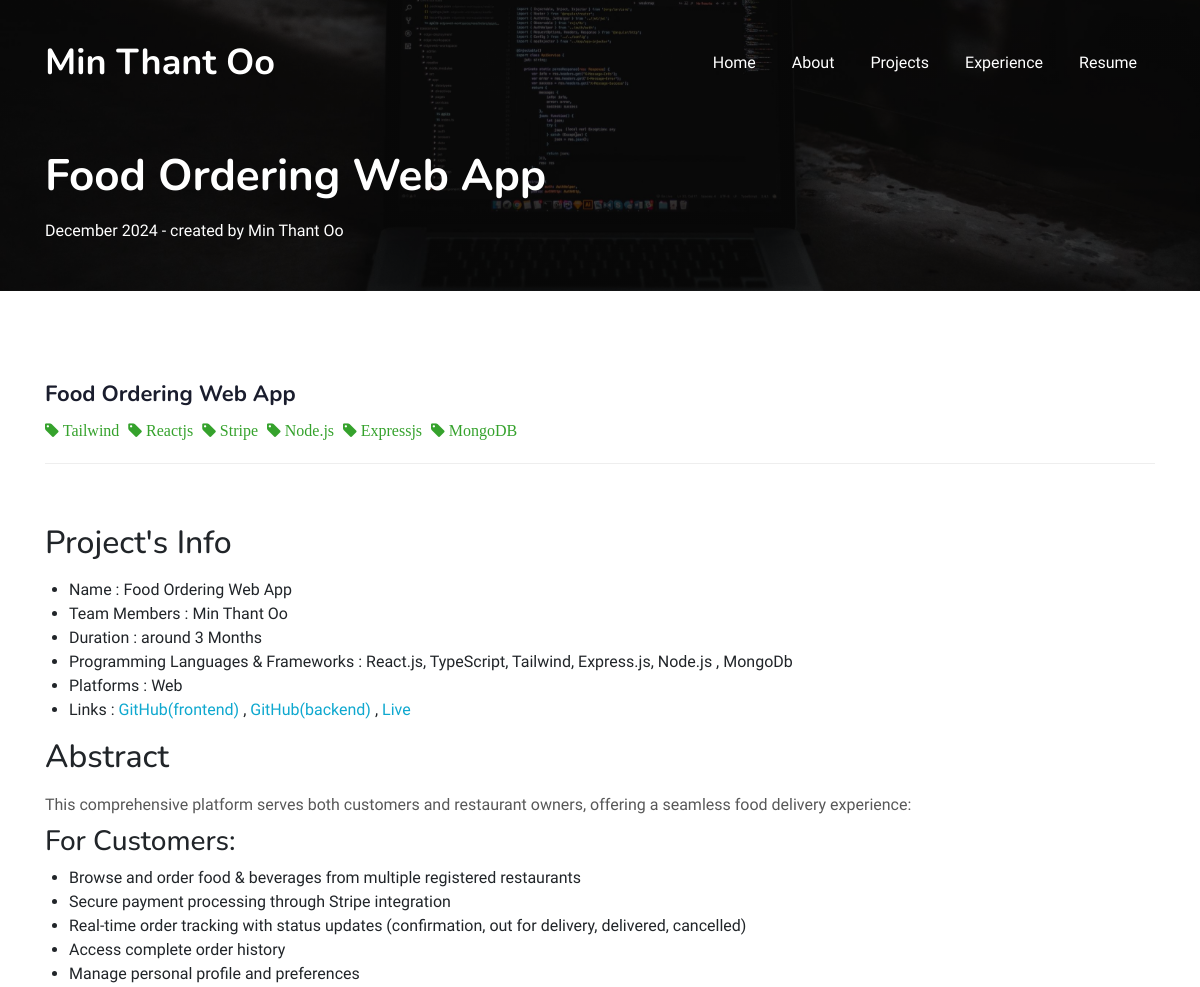
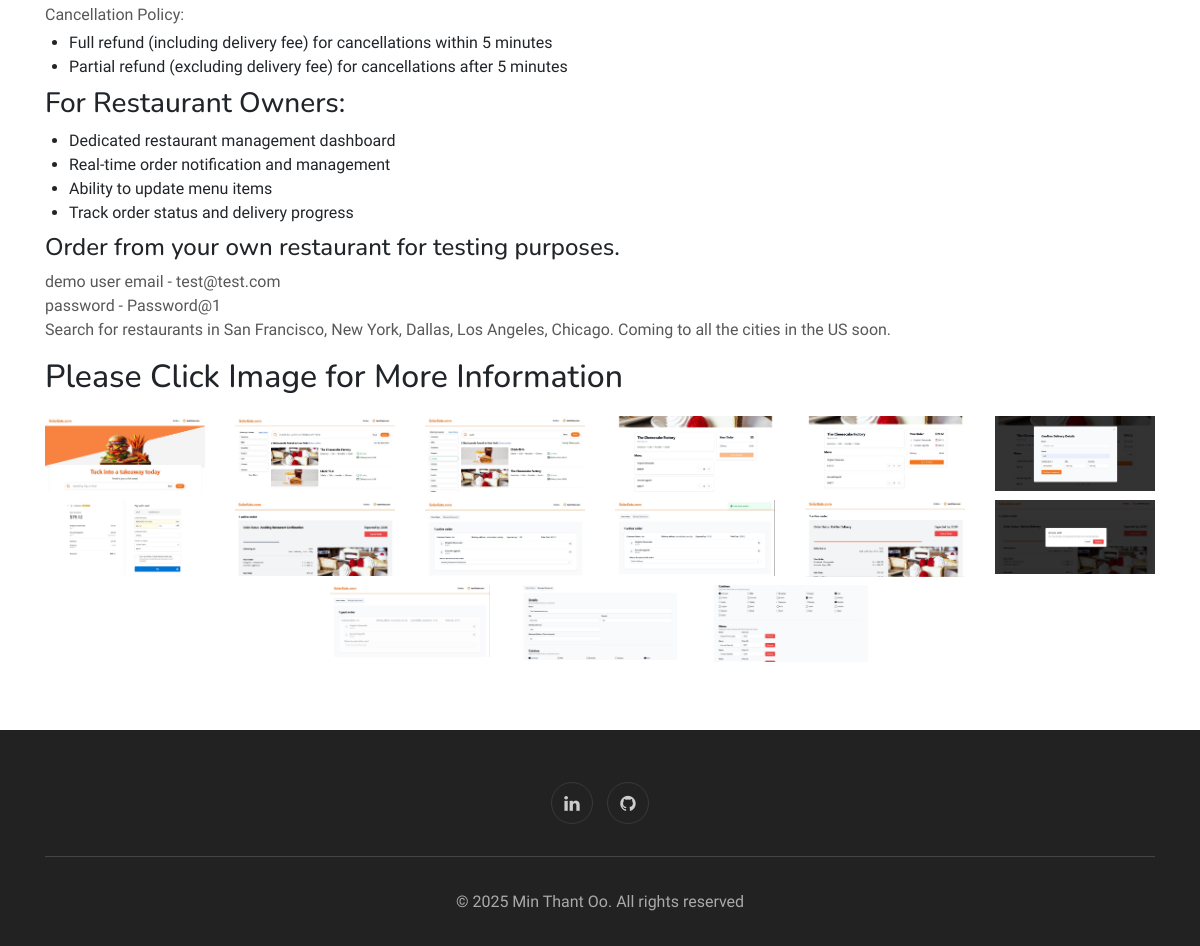
The app's page /project/?project=food_order with its own data (2 pictures, top to bottom).
### tables this page shows
CREATE TABLE `setting` (
  `id` int(11) NOT NULL,
  `name` varchar(50) NOT NULL,
  `web_title` varchar(50) NOT NULL,
  `title` text NOT NULL,
  `sub_title` text NOT NULL,
  `profile_image` text NOT NULL,
  `skill_intro` text NOT NULL,
  `hire_content` text NOT NULL,
  `github` varchar(100) NOT NULL,
  `facebook` varchar(100) NOT NULL,
  `instagram` varchar(100) NOT NULL,
  `linkedin` varchar(100) NOT NULL,
  `dribble` varchar(100) NOT NULL,
  `behance` varchar(100) NOT NULL,
  `copyright` text NOT NULL,
  `address` text NOT NULL,
  `phone_no` varchar(20) NOT NULL,
  `contact_email` varchar(50) NOT NULL,
  `resume` varchar(100) NOT NULL
);

CREATE TABLE `project` (
  `id` int(11) NOT NULL,
  `slug` varchar(150) NOT NULL,
  `date` date NOT NULL,
  `creator` varchar(150) NOT NULL,
  `title` varchar(255) NOT NULL,
  `subtitle` varchar(255) NOT NULL,
  `banner` varchar(255) NOT NULL,
  `thumbnail` varchar(255) NOT NULL,
  `content` text NOT NULL,
  `display_order` int(11) NOT NULL
);

CREATE TABLE `project_tag` (
  `id` int(11) NOT NULL,
  `project` int(11) NOT NULL,
  `tag` int(11) NOT NULL
);

CREATE TABLE `tag` (
  `id` int(11) NOT NULL,
  `slug` varchar(150) NOT NULL,
  `title` varchar(150) NOT NULL,
  `status` tinyint(1) NOT NULL DEFAULT 1
);

### config/db_connection.php (called while the page is built, shortened)
<?php
$SERVER_NAME = "localhost";
$USERNAME = "root";
$PASSWORD = "";
$DB_NAME = 'profile';
$PORT = 3306;
$connection = mysqli_connect($SERVER_NAME, $USERNAME, $PASSWORD, $DB_NAME, $PORT);
mysqli_set_charset($connection, "utf8") or die('Could not connect: ' . mysqli_connect_error());
$setting_sql = "SELECT * FROM `setting` where id = 1;";
$SETTING = mysqli_query($connection, $setting_sql);
$SETTING = mysqli_fetch_assoc($SETTING);

### project/index.php (the view, shortened to what this page needs)
<?php
$base_path = $_SERVER['DOCUMENT_ROOT'];
include_once $base_path . '/config/db_connection.php';
$not_found_url = '/';
$project = [];
$project_tags = [];
if (isset($_GET['project']) && !empty($_GET['project'])) {
    global $project, $project_tags, $title;
    $project_slug = mysqli_real_escape_string($connection, $_GET['project']);
    $project_sql = "SELECT * FROM `project` WHERE `slug`='{$project_slug}'";
    $project = mysqli_query($connection, $project_sql);
    $project = mysqli_fetch_assoc($project);
    $project_tags_sql = "SELECT * FROM `project_tag` INNER JOIN `tag` ON project_tag.tag = tag.id WHERE `project`={$project['id']};";
    $project_tags = mysqli_query($connection, $project_tags_sql);
    $project_tags = mysqli_fetch_all($project_tags, MYSQLI_ASSOC);
} else header('location: ' . $not_found_url);
?>
<!doctype html>
<html lang="en">
<head>
    <?php include_once $base_path . '/home_sub_html/header.php' ?>
</head>
<body>
<?php include_once $base_path . '/home_sub_html/navbar.php' ?>
<section class="w3l-blog-breadcrum">
    <div class="breadcrum-bg"
         style="background-image:linear-gradient(to right, rgba(0, 0, 0, 0.75), rgba(0,0,0, 0.75)), url('<?php echo empty($project["banner"]) ? '/assets/images/11.jpg' : $project["banner"]; ?>')">
        <div class="container py-5">
            <h2 class="my-3"><?php echo $project["title"]; ?></h2>
            <p> <?php echo date("F Y", strtotime($project['date'])); ?> - created
                by <?php echo $project["creator"]; ?></p>
        </div>
    </div>
</section>
<section class="w3l-blog-single">
    <div class="single blog py-5">
        <div class="container py-md-3">
            <div class="d-grid grid-colunm-2">
                <div class="single-left">
                    <div class="single-left1">
                        <div class="btom-cont1 pt-4">
                            <h5 class="card-title"><a href="#"><?php echo $project["title"]; ?></a></h5>
                            <ul class="admin-post">
                                <li>
                                    <?php foreach ($project_tags as $tag) { ?>
                                        <a href="#<?php echo $tag["title"]; ?>"><span
                                                    class="fa fa-tag"> <?php echo $tag["title"]; ?></span> </a>
                                    <?php } ?>
                                </li>
                            </ul>
                        </div>
                        <?php echo stripcslashes($project["content"]); ?>
                    </div>
                </div>
            </div>
        </div>
    </div>
</section>
<?php include_once $base_path . '/home_sub_html/footer.php' ?>
</body>
</html>

### home_sub_html/navbar.php (shortened to what this page needs)
<section class="w3l-bootstrap-header">
    <nav class="navbar navbar-expand-lg navbar-light py-lg-3 py-2">
        <div class="container">
            <a class="navbar-brand" href="/"><?php echo $SETTING['web_title']; ?></a>
            <div class="collapse navbar-collapse" id="navbarSupportedContent">
                <ul class="navbar-nav ml-auto">
                    <li class="nav-item">
                        <a class="nav-link" href="/">Home</a>
                    </li>
                    <li class="nav-item">
                        <a class="nav-link" href="/#about">About</a>
                    </li>
                    <li class="nav-item">
                        <a class="nav-link" href="/#portfolio">Projects</a>
                    </li>
                    <li class="nav-item">
                        <a class="nav-link" href="/#experience">Experience</a>
                    </li>
                    <li class="nav-item">
                        <a target="_blank" class="nav-link" href="/cv/resume.pdf">Resume</a>
                    </li>
                </ul>
            </div>
        </div>
    </nav>
</section>

### records on screen
setting: web_title "Min Thant Oo"
project: title "Food Ordering Web App", date "December 2024", creator "Min Thant Oo", content "Project's Info Name : Food Ordering Web App Team Members : Min Thant Oo Duration : around 3 Months Programming Languages & Frameworks : React.js, TypeScript, Tailwind, Express.js, Node.js , MongoDb Platforms : Web Links : GitHub(frontend) , GitHub(backend) , Live Abstract This comprehensive platform serves both customers and restaurant owners, offering a seamless food delivery experience: For Customers: Browse and order food & beverages from multiple registered restaurants Secure payment processing through Stripe integration Real-time order tracking with status updates (confirmation, out for delivery, delivered, cancelled) Access complete order history Manage personal profile and…", content (picture)
project_tag: tag.title "Tailwind"
project_tag: tag.title "Reactjs"
project_tag: tag.title "Stripe"
project_tag: tag.title "Node.js"
project_tag: tag.title "Expressjs"
project_tag: tag.title "MongoDB"
